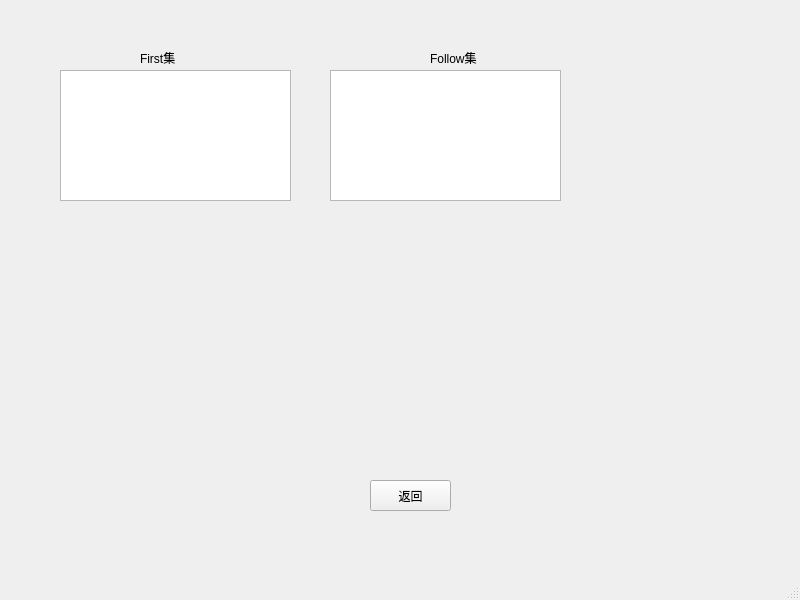
<?xml version="1.0" encoding="UTF-8"?>
<ui version="4.0">
 <class>GraAna_result</class>
 <widget class="QMainWindow" name="GraAna_result">
  <property name="geometry">
   <rect>
    <x>0</x>
    <y>0</y>
    <width>800</width>
    <height>600</height>
   </rect>
  </property>
  <property name="windowTitle">
   <string>MainWindow</string>
  </property>
  <widget class="QWidget" name="centralwidget">
   <widget class="QTextEdit" name="textEdit">
    <property name="geometry">
     <rect>
      <x>60</x>
      <y>70</y>
      <width>231</width>
      <height>131</height>
     </rect>
    </property>
   </widget>
   <widget class="QTextEdit" name="textEdit_2">
    <property name="geometry">
     <rect>
      <x>330</x>
      <y>70</y>
      <width>231</width>
      <height>131</height>
     </rect>
    </property>
   </widget>
   <widget class="QLabel" name="label">
    <property name="geometry">
     <rect>
      <x>140</x>
      <y>50</y>
      <width>61</width>
      <height>16</height>
     </rect>
    </property>
    <property name="text">
     <string>First集</string>
    </property>
   </widget>
   <widget class="QLabel" name="label_2">
    <property name="geometry">
     <rect>
      <x>430</x>
      <y>50</y>
      <width>61</width>
      <height>16</height>
     </rect>
    </property>
    <property name="text">
     <string>Follow集</string>
    </property>
   </widget>
   <widget class="QPushButton" name="quitButton">
    <property name="geometry">
     <rect>
      <x>370</x>
      <y>480</y>
      <width>81</width>
      <height>31</height>
     </rect>
    </property>
    <property name="text">
     <string>返回</string>
    </property>
   </widget>
  </widget>
  <widget class="QMenuBar" name="menubar">
   <property name="geometry">
    <rect>
     <x>0</x>
     <y>0</y>
     <width>800</width>
     <height>18</height>
    </rect>
   </property>
  </widget>
  <widget class="QStatusBar" name="statusbar"/>
 </widget>
 <resources/>
 <connections/>
</ui>
